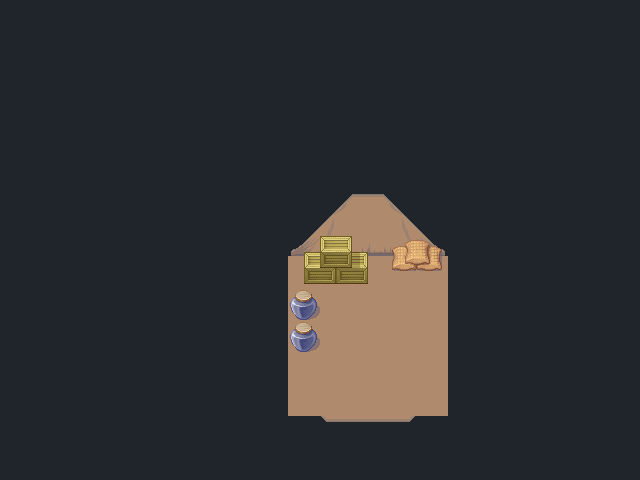

A 2D game scene composited from a Tiled map and its tileset images. What follows is a short description and the map's XML, with each tile layer's data collapsed to a summary:
An orthogonal 20x15 tile map with 32x32 px tiles, 2 tile layers (Kachelebene 1, Kachelebene 2).

<map version="1.0" orientation="orthogonal" renderorder="right-down" width="20" height="15" tilewidth="32" tileheight="32">
 <tileset firstgid="1" name="tentInterior" tilewidth="32" tileheight="32">
  <image source="tentInterior.png" width="256" height="800" />
  <tile id="0">
   <properties>
    <property name="blocked" value="true" />
   </properties>
  </tile>
  <tile id="37">
   <properties>
    <property name="back" value="true" />
   </properties>
  </tile>
  <tile id="38">
   <properties>
    <property name="back" value="true" />
   </properties>
  </tile>
  <tile id="39">
   <properties>
    <property name="back" value="true" />
   </properties>
  </tile>
  <tile id="48">
   <properties>
    <property name="blocked" value="true" />
   </properties>
  </tile>
  <tile id="49">
   <properties>
    <property name="blocked" value="true" />
   </properties>
  </tile>
  <tile id="50">
   <properties>
    <property name="blocked" value="true" />
   </properties>
  </tile>
  <tile id="51">
   <properties>
    <property name="blocked" value="true" />
   </properties>
  </tile>
  <tile id="52">
   <properties>
    <property name="blocked" value="true" />
   </properties>
  </tile>
  <tile id="56">
   <properties>
    <property name="blocked" value="true" />
   </properties>
  </tile>
  <tile id="57">
   <properties>
    <property name="blocked" value="true" />
   </properties>
  </tile>
  <tile id="58">
   <properties>
    <property name="blocked" value="true" />
   </properties>
  </tile>
  <tile id="59">
   <properties>
    <property name="blocked" value="true" />
   </properties>
  </tile>
  <tile id="60">
   <properties>
    <property name="blocked" value="true" />
   </properties>
  </tile>
  <tile id="120">
   <properties>
    <property name="blocked" value="true" />
   </properties>
  </tile>
  <tile id="121">
   <properties>
    <property name="blocked" value="true" />
   </properties>
  </tile>
  <tile id="122">
   <properties>
    <property name="blocked" value="true" />
   </properties>
  </tile>
  <tile id="123">
   <properties>
    <property name="blocked" value="true" />
   </properties>
  </tile>
  <tile id="124">
   <properties>
    <property name="blocked" value="true" />
   </properties>
  </tile>
  <tile id="125">
   <properties>
    <property name="blocked" value="true" />
   </properties>
  </tile>
  <tile id="126">
   <properties>
    <property name="blocked" value="true" />
   </properties>
  </tile>
  <tile id="127">
   <properties>
    <property name="blocked" value="true" />
   </properties>
  </tile>
  <tile id="128">
   <properties>
    <property name="blocked" value="true" />
   </properties>
  </tile>
  <tile id="129">
   <properties>
    <property name="blocked" value="true" />
   </properties>
  </tile>
  <tile id="130">
   <properties>
    <property name="blocked" value="true" />
   </properties>
  </tile>
  <tile id="131">
   <properties>
    <property name="blocked" value="true" />
   </properties>
  </tile>
  <tile id="132">
   <properties>
    <property name="blocked" value="true" />
   </properties>
  </tile>
  <tile id="133">
   <properties>
    <property name="blocked" value="true" />
   </properties>
  </tile>
  <tile id="134">
   <properties>
    <property name="blocked" value="true" />
   </properties>
  </tile>
  <tile id="135">
   <properties>
    <property name="blocked" value="true" />
   </properties>
  </tile>
  <tile id="136">
   <properties>
    <property name="blocked" value="true" />
   </properties>
  </tile>
  <tile id="137">
   <properties>
    <property name="blocked" value="true" />
   </properties>
  </tile>
  <tile id="138">
   <properties>
    <property name="blocked" value="true" />
   </properties>
  </tile>
  <tile id="139">
   <properties>
    <property name="blocked" value="true" />
   </properties>
  </tile>
  <tile id="140">
   <properties>
    <property name="blocked" value="true" />
   </properties>
  </tile>
  <tile id="141">
   <properties>
    <property name="blocked" value="true" />
   </properties>
  </tile>
  <tile id="142">
   <properties>
    <property name="blocked" value="true" />
   </properties>
  </tile>
  <tile id="143">
   <properties>
    <property name="blocked" value="true" />
   </properties>
  </tile>
  <tile id="144">
   <properties>
    <property name="blocked" value="true" />
   </properties>
  </tile>
  <tile id="145">
   <properties>
    <property name="blocked" value="true" />
   </properties>
  </tile>
  <tile id="146">
   <properties>
    <property name="blocked" value="true" />
   </properties>
  </tile>
  <tile id="147">
   <properties>
    <property name="blocked" value="true" />
   </properties>
  </tile>
  <tile id="148">
   <properties>
    <property name="blocked" value="true" />
   </properties>
  </tile>
  <tile id="149">
   <properties>
    <property name="blocked" value="true" />
   </properties>
  </tile>
  <tile id="150">
   <properties>
    <property name="blocked" value="true" />
   </properties>
  </tile>
  <tile id="151">
   <properties>
    <property name="blocked" value="true" />
   </properties>
  </tile>
  <tile id="152">
   <properties>
    <property name="blocked" value="true" />
   </properties>
  </tile>
  <tile id="153">
   <properties>
    <property name="blocked" value="true" />
   </properties>
  </tile>
  <tile id="154">
   <properties>
    <property name="blocked" value="true" />
   </properties>
  </tile>
  <tile id="155">
   <properties>
    <property name="blocked" value="true" />
   </properties>
  </tile>
  <tile id="156">
   <properties>
    <property name="blocked" value="true" />
   </properties>
  </tile>
  <tile id="157">
   <properties>
    <property name="blocked" value="true" />
   </properties>
  </tile>
  <tile id="158">
   <properties>
    <property name="blocked" value="true" />
   </properties>
  </tile>
  <tile id="159">
   <properties>
    <property name="blocked" value="true" />
   </properties>
  </tile>
  <tile id="160">
   <properties>
    <property name="blocked" value="true" />
   </properties>
  </tile>
  <tile id="161">
   <properties>
    <property name="blocked" value="true" />
   </properties>
  </tile>
  <tile id="162">
   <properties>
    <property name="blocked" value="true" />
   </properties>
  </tile>
  <tile id="163">
   <properties>
    <property name="blocked" value="true" />
   </properties>
  </tile>
  <tile id="164">
   <properties>
    <property name="blocked" value="true" />
   </properties>
  </tile>
  <tile id="165">
   <properties>
    <property name="blocked" value="true" />
   </properties>
  </tile>
  <tile id="166">
   <properties>
    <property name="blocked" value="true" />
   </properties>
  </tile>
  <tile id="167">
   <properties>
    <property name="blocked" value="true" />
   </properties>
  </tile>
 </tileset>
 <layer name="Kachelebene 1" width="20" height="15">
  <data>[300 cells, 300 non-empty, 15 distinct tile ids]</data>
 </layer>
 <layer name="Kachelebene 2" width="20" height="15">
  <data>[300 cells, 17 non-empty, 15 distinct tile ids]</data>
 </layer>
</map>
